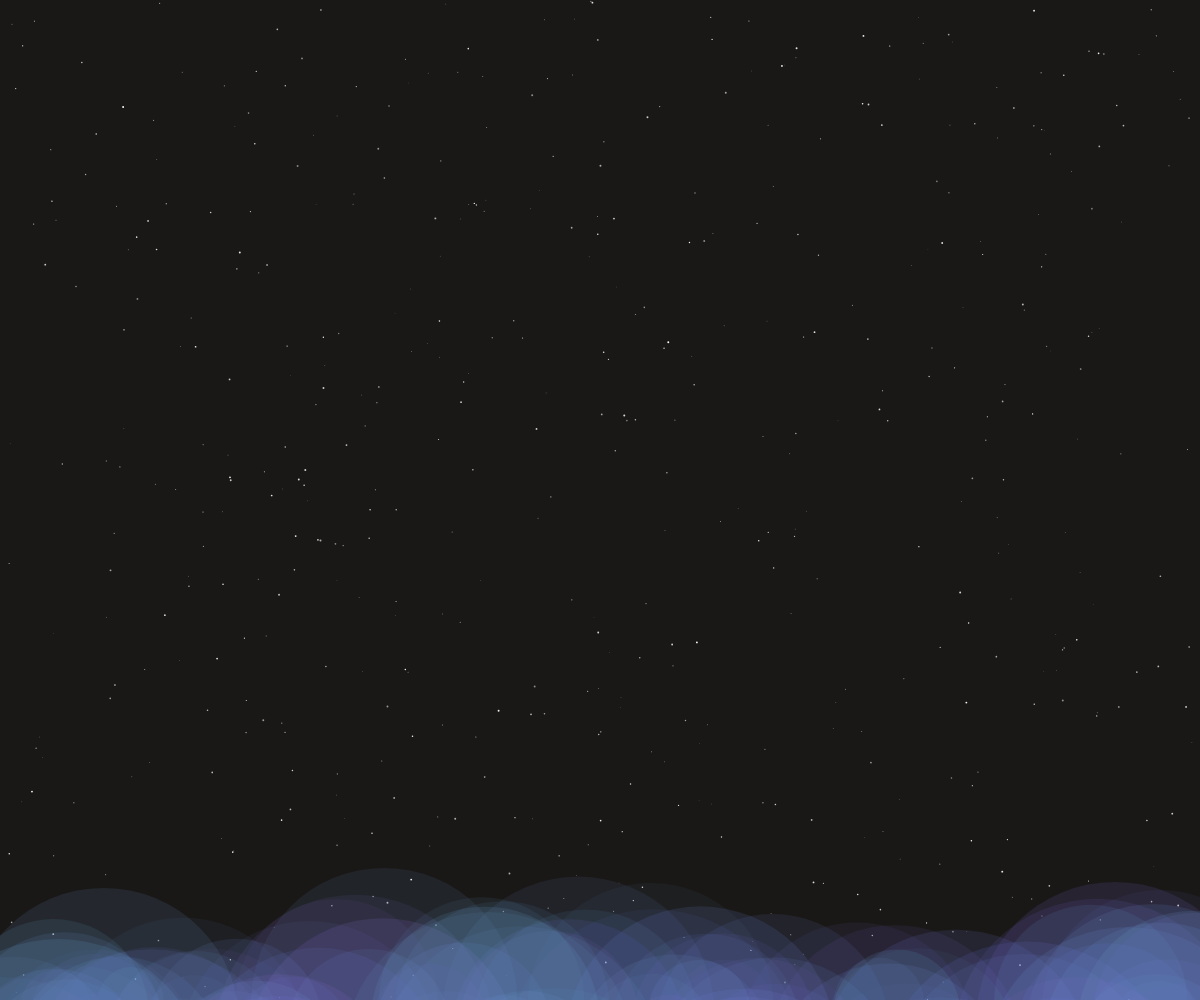
Frame 1 (no input)
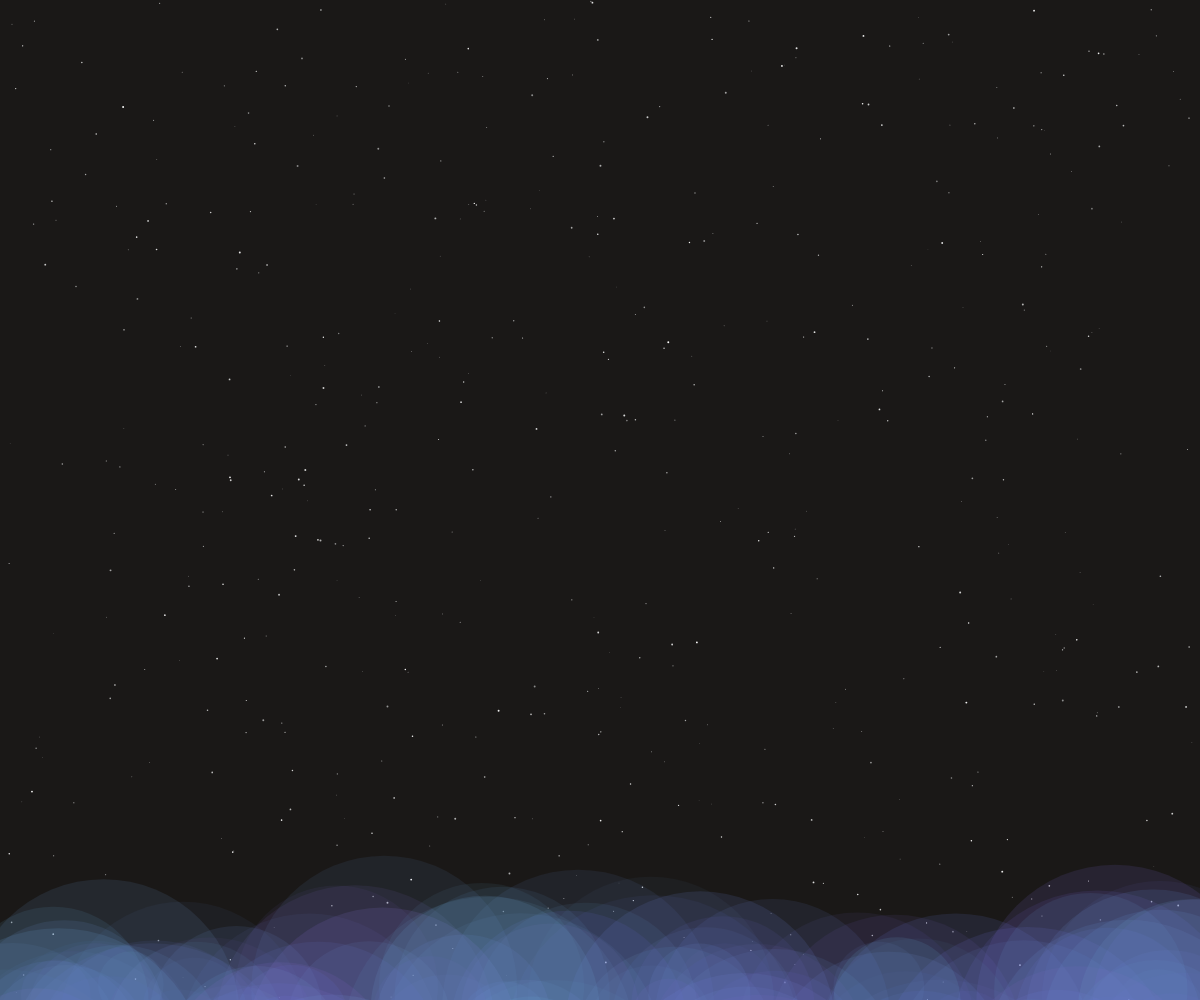
Frame 60 (no input)
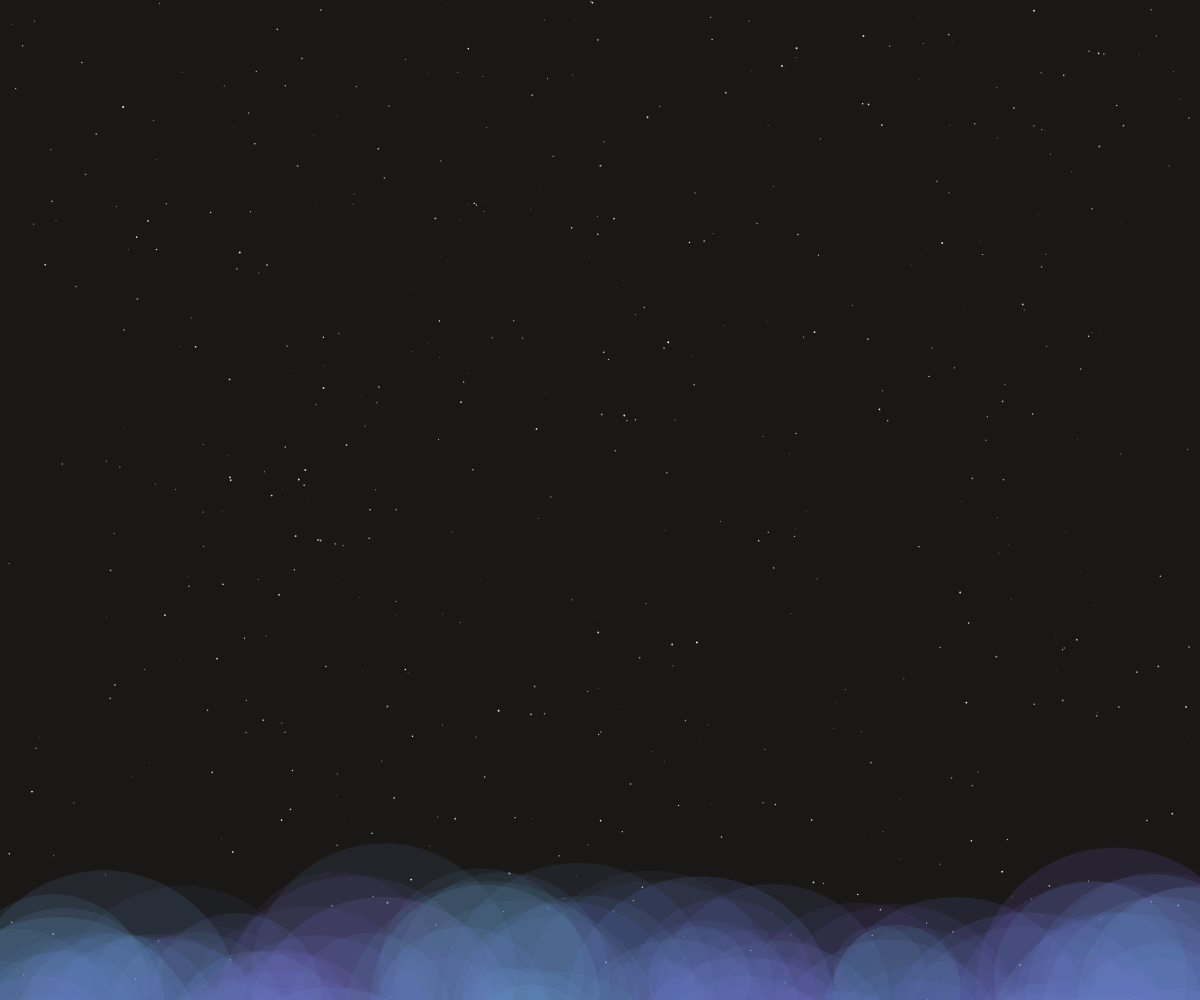
Frame 120 (the mouse pressed at the canvas centre since frame 60)

The p5.js sketch that drew these frames (run headless with seeded random() and noise() and a simulated clock; from frame 60 on, the mouse is pressed at the canvas centre):

// p5.js sketch
// ── sketch.js
let circles = [];
let stars = [];
let ripple = null;

function setup() {
  createCanvas(windowWidth, windowHeight);
  colorMode(HSB, 360, 100, 100, 1);
  
  // Create initial circles
  for (let i = 0; i < 200; i++) {
    circles.push({
      x: random(width),
      y: random(height, height + 200),
      size: random(50, 300),
      speed: random(0.1, 0.3),
      hue: random(200, 260),
      alpha: random(0.05, 0.15)
    });
  }
  
  // Create stars
  for (let i = 0; i < 500; i++) {
    stars.push({
      x: random(width),
      y: random(height),
      size: random(0.5, 2),
      brightness: random(50, 100)
    });
  }
}

function draw() {
  background(20, 10, 10); // Dark background
  
  // Draw stars
  for (let star of stars) {
    fill(360, 0, star.brightness, 1);
    noStroke();
    ellipse(star.x, star.y, star.size);
  }
  
  // Update and draw circles
  for (let circle of circles) {
    circle.y -= circle.speed;
    
    // Reset circle when it goes off screen
    if (circle.y < -circle.size) {
      circle.y = height + circle.size;
      circle.x = random(width);
    }
    
    // Draw circle
    fill(circle.hue, 50, 80, circle.alpha);
    noStroke();
    ellipse(circle.x, circle.y, circle.size);
  }
  
  // Handle ripple effect
  if (ripple) {
    ripple.radius += 10;
    if (ripple.radius > 200) {
      ripple = null;
    } else {
      // Apply ripple force to circles
      for (let circle of circles) {
        let d = dist(circle.x, circle.y, ripple.x, ripple.y);
        if (d < ripple.radius + circle.size/2) {
          let angle = atan2(circle.y - ripple.y, circle.x - ripple.x);
          let force = map(d, 0, ripple.radius, 10, 0);
          circle.x += cos(angle) * force * 0.1;
          circle.y += sin(angle) * force * 0.1;
        }
      }
    }
  }
}

function mousePressed() {
  // Create ripple effect at click position
  ripple = {
    x: mouseX,
    y: mouseY,
    radius: 0
  };
}
